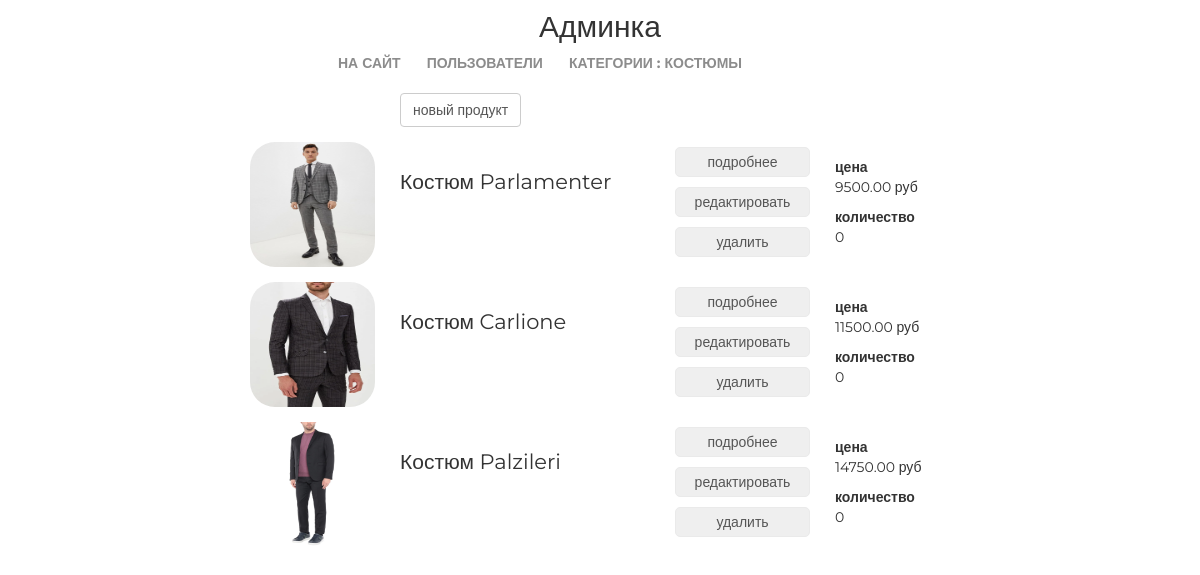
The page /my/admin/category/1/products/ (signed in) on the database as committed earlier.
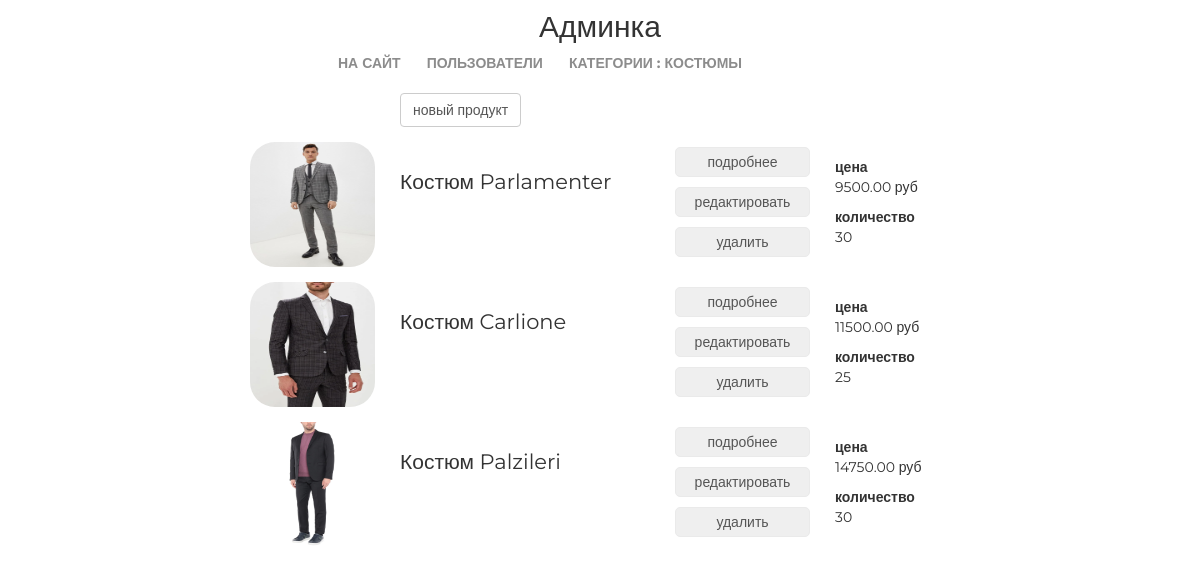
The same page on the database as committed later.
### mainapp/models.py (models this page shows)
class Product(models.Model):
    category = models.ForeignKey(ProductCategory, verbose_name='категория продукта', on_delete=models.CASCADE)
    name = models.CharField('имя продукта', max_length=128)
    image = models.ImageField(upload_to='products_images', blank=True)
    short_desc = models.CharField('краткое описание', max_length=64, blank=True)
    desc = models.TextField('описание товара', blank=True)
    price = models.DecimalField('цена продукта', max_digits=8, decimal_places=2, default=0)
    quantity = models.PositiveIntegerField('количество на складе', default=0)
    is_active = models.BooleanField(default=True)

### adminapp/views.py (the view)
# urls.py: path('category/<int:pk>/products/', adminapp.category_products, name='category_products'),
@user_passes_test(lambda x: x.is_superuser)
def category_products(request, pk):
    category = get_object_or_404(ProductCategory, pk=pk)
    object_list = category.product_set.all()
    context = {
        'title': f'продукты категории {category.name}',
        'object_list': object_list,
        'category': category,
    }
    return render(request, 'adminapp/category_products_list.html', context)

### basketapp/context_processors.py (called while the page is built)
def basket(request):
    if request.user.is_authenticated:
        basket = request.user.basket.all()
    else:
        basket = []
    return {
        'basket':basket,
    }

### mainapp/context_processors.py (called while the page is built)
def menu(request):
    menu = ProductCategory.objects.filter(is_active=True)
    return {
        'categories': menu,
    }

### mainapp/templatetags/my_tags.py (called while the page is built)
def media_folder_products(string):
    if not string:
        string = 'products_images/default.jpg'
    return f'{settings.MEDIA_URL}{string}'

### adminapp/templates/adminapp/category_products_list.html (shortened to what this page needs)
{% extends 'adminapp/base.html' %}
{% load static %}
{% load my_tags %}
{% block container %}
    <div class="products_list">
        <a class="new_product btn btn-default"
           href={% url 'my_admin:product_create' category.pk %}>новый продукт</a>
        {% for object in object_list %}
            <div class="product_record {% if not object.is_active %}not_active{% endif %}">
                <img src="{{ object.image|media_folder_products }}" alt="{{ object.name }}">
                <div class="product_name">
                    {{ object.name|title }}
                </div>
                <div class="product_actions">
                    <button>
                        <a href={% url 'my_admin:product_read' object.pk %}>подробнее</a>
                    </button>
                    <button>
                        <a href={% url 'my_admin:product_update' object.pk %}>редактировать</a>
                    </button>
                    <button>
                        <a href={% url 'my_admin:product_delete' object.pk %}>удалить</a>
                    </button>
                </div>
                <div class="summary">
                    <b>цена</b>
                    <p>{{ object.price }} руб</p>
                    <b>количество</b>
                    <p>{{ object.quantity }}</p>
                </div>
            </div>
        {% endfor %}
    </div>
{% endblock %}

Rows that differ between the two databases and show on the page:
changed Product "Костюм Parlamenter": quantity "0" → "30"
changed Product "Костюм Carlione": quantity "0" → "25"
changed Product "Костюм Palzileri": quantity "0" → "30"
